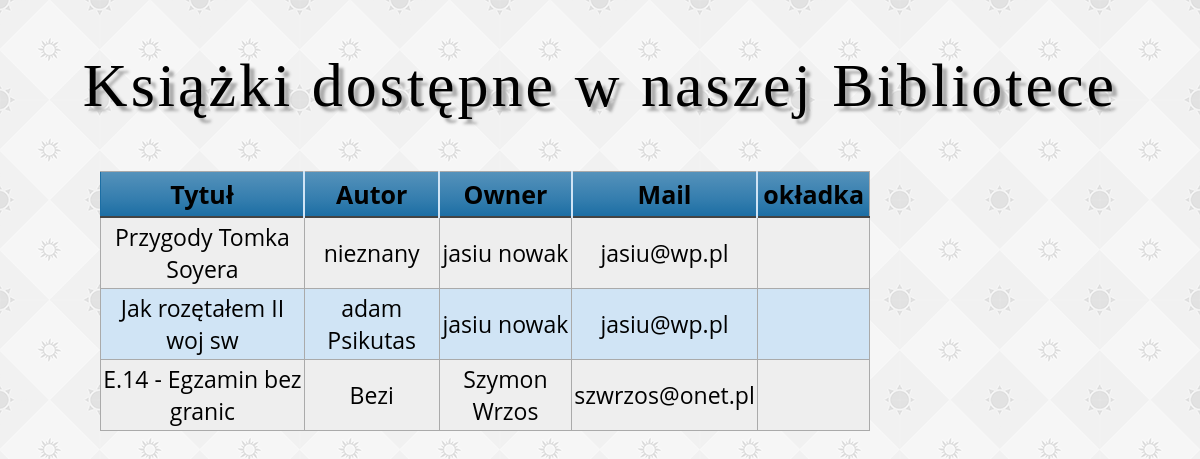
The app's page /browsebooks1.php (signed in) with its own data.
### tables this page shows
CREATE TABLE `books` (
  `id` int(11) NOT NULL,
  `title` text NOT NULL,
  `author` text NOT NULL,
  `owner` int(11) NOT NULL,
  `label` tinytext NOT NULL
);

CREATE TABLE `users` (
  `id` int(11) NOT NULL,
  `login` text NOT NULL,
  `imie` text NOT NULL,
  `nazwisko` text NOT NULL,
  `mail` text NOT NULL,
  `pass` text NOT NULL
);

### browsebooks1.php (the view, shortened to what this page needs)
<?php
require_once "dbase.php";
?>
<!DOCTYPE HTML>
<html lang="pl">
<head>
    <link rel="stylesheet" href="main.css" type="text/css">
</head>
<body>
<div class="main">
            <div class="logo">
            Książki dostępne w naszej Bibliotece
            </div>
            <div id="browse_content">
                    <div id="browse_table">
                    <table class="blueTable">
                    <thead>
                        <tr><th>Tytuł</th><th>Autor</th><th>Owner</th><th>Mail</th><th>okładka</th>  </tr>
                    </thead>
                    <tbody>
                    <?php
                    $owner = $_SESSION['id'];
                    $queryUsers = $db->query("Select * FROM users WHERE id !=$owner" );
                    $users =  $queryUsers->fetchAll();
                    foreach ($users as $user){
                        $id = $user['id'];
                        $imie = $user['imie'];
                        $nazwisko = $user['nazwisko'];
                        $mail= $user['mail'];
                        $queryBooks = $db->query("Select * FROM books WHERE owner = $id");
                        $books = $queryBooks->fetchAll();
                        foreach ($books as $book){
                            echo "<tr><td>".$book['title']."</td><td>".$book['author']."</td><td>".$imie." ".$nazwisko."</td><td>".$mail."</td><td><img src='{$book['label']}' alt='' height='100'></td></tr>";
                        }
                    }
                    ?>
                    </tbody>
                    </table>
                    </div>
           </div>
</div>
</body>
</html>

### main.css (style rules this page uses)
body { background-image: url("img/sun-pattern.png"); margin: auto; padding: 50px; font-family: 'Open Sans', sans-serif; }
.main { margin: auto; text-align: center; }
.logo { font-size: 62px; letter-spacing: 3px; font-family: 'Charm', cursive; text-shadow: 5px 5px 3px #aaaaaa; }
table { padding: 0px; float: right; }
table.blueTable { border: 1px solid #1C6EA4; background-color: #EEEEEE; width: 100%; text-align: left; border-collapse: collapse; }
table.blueTable td, table.blueTable th { border: 1px solid #AAAAAA; padding: 3px 2px; }
table.blueTable tbody td { font-size: 23px; text-align: center; }
table.blueTable tr:nth-child(even) { background: #D0E4F5; }
table.blueTable thead { background: #1C6EA4; background: -moz-linear-gradient(top, #5592bb 0%, #327cad 66%, #1C6EA4 100%); background: -webkit-linear-gradient(top, #5592bb 0%, #327cad 66%, #1C6EA4 100%); background: linear-gradient(to bottom, #5592bb 0%, #327cad 66%, #1C6EA4 100%); border-bottom: 2px solid #444444; }
table.blueTable thead th { font-size: 25px; font-weight: 700; text-align: center; padding: 5px; border-left: 2px solid #D0E4F5; }
table.blueTable thead th:first-child { border-left: none; }
#browse_table { float: left; width: 70%; height: 500px; margin-left: 50px; }
#browse_content { margin-top: 50px; }

### records on screen
users: imie "jasiu", nazwisko "nowak", mail "jasiu@wp.pl"
books: title "Przygody Tomka Soyera", author "nieznany"
books: title "Jak rozętałem II woj sw", author "adam Psikutas"
users: imie "Szymon", nazwisko "Wrzos", mail "szwrzos@onet.pl"
books: title "E.14 - Egzamin bez granic", author "Bezi"
